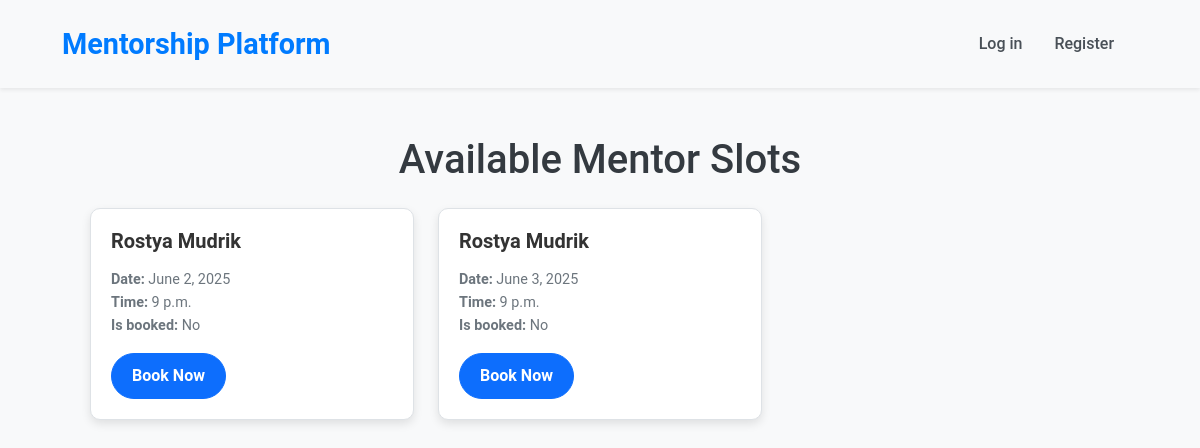
Page /schedule/ on the committed database.
### schedule/models.py (models this page shows, shortened)
class Slot(models.Model):
    mentor = models.ForeignKey(
        User,
        on_delete=models.CASCADE,
        limit_choices_to={'is_mentor': True},
        related_name='mentor_slots'
    )
    user = models.ForeignKey(User, on_delete=models.SET_NULL, null=True, blank=True, related_name='user_bookings')
    date = models.DateField()
    time = models.TimeField()
    is_booked = models.BooleanField(default=False)
    class Meta:
        unique_together = ('mentor', 'date', 'time')

### accounts/models.py (models this page shows, shortened)
class User(AbstractBaseUser, PermissionsMixin):
    username = models.CharField(
        max_length=30,
        unique=True,
        verbose_name="Username"
    )
    first_name = models.CharField(
        max_length=64,
        verbose_name="First Name"
    )
    last_name = models.CharField(
        max_length=64,
        verbose_name="Last Name"
    )
    email = models.EmailField(
        unique=True,
        verbose_name="Email Address"
    )
    is_email_verified = models.BooleanField(default=False)
    phone_number = models.CharField(
        unique=True,
        blank=True,
        null=True,
        verbose_name="Phone Number"
    )
    is_mentor = models.BooleanField(
        default=False,
        verbose_name="Is Mentor"
    )
    is_staff = models.BooleanField(
        default=False,
        verbose_name="Is Staff"
    )
    is_active = models.BooleanField(default=True)
    USERNAME_FIELD = 'username'
    REQUIRED_FIELDS = ['email']
    objects = CustomUserManager()
    def get_full_name(self):
        return f"{self.first_name} {self.last_name}"

### schedule/views.py (the view)
# urls.py: path('', views.SlotListView.as_view(), name='slots-list'),
class SlotListView(View):
    def get(self, request, *args, **kwargs):
        slots = Slot.objects.filter(is_booked=False)
        if not slots:
            messages.info(request, "No available slots at the moment.", extra_tags='info')
        return render(request, 'schedule/slots-list.html', {'slots': slots})

### schedule/templates/schedule/slots-list.html
{% extends 'base.html' %}
{% load static %}
{% block content %}
<div class="container mt-5">
    <h1 class="text-center mb-4">Available Mentor Slots</h1>
    {% if slots %}
        <div class="row">
            {% for slot in slots %}
                <div class="col-md-4 mb-4">
                    <div class="card">
                        <div class="card-body">
                            <h5 class="card-title">{{ slot.mentor.get_full_name }}</h5>
                            <p class="card-text">
                                <strong>Date:</strong> {{ slot.date }}<br>
                                <strong>Time:</strong> {{ slot.time }}<br>
                                <strong>Is booked:</strong> {% if slot.is_booked %}Yes{% else %}No{% endif %}
                            </p>
                            {% if not slot.is_booked %}
                                <a href="{% url 'book-slot' slot.id %}" class="btn btn-primary">Book Now</a>
                            {% else %}
                                <button class="btn btn-secondary" disabled>Unavailable</button>
                            {% endif %}
                        </div>
                    </div>
                </div>
            {% endfor %}
        </div>
    {% else %}
        <p class="text-center">No available slots at the moment.</p>
    {% endif %}
</div>
{% endblock %}

### static/css/styles.css (style rules this page uses)
body { font-family: 'Roboto', sans-serif; background-color: #f8f9fa; color: #343a40; line-height: 1.6; margin: 0; padding: 0; }
.card { border: 1px solid #dee2e6; border-radius: 10px; transition: transform 0.3s ease, box-shadow 0.3s ease; background-color: #fff; box-shadow: 0 4px 10px rgba(0, 0, 0, 0.1); }
.card-body { padding: 20px; }
.card-title { font-weight: 600; font-size: 1.25rem; color: #333; margin-bottom: 15px; }
.card-text { font-size: 0.9rem; color: #6c757d; }
.btn { border-radius: 25px; padding: 10px 20px; font-size: 1rem; transition: background-color 0.3s, transform 0.3s ease; }
.btn-primary, .btn-success { font-weight: 600; }
.container { padding-left: 30px; padding-right: 30px; }
a { color: #007bff; text-decoration: none; transition: color 0.3s ease; }
.mt-5 { margin-top: 3rem; }
.text-center { text-align: center; }

### rows in the picture
Slot: mentor.get_full_name "Rostya Mudrik", date "June 2, 2025", time "9 p.m.", is_booked "No"
Slot: mentor.get_full_name "Rostya Mudrik", date "June 3, 2025", time "9 p.m.", is_booked "No"
